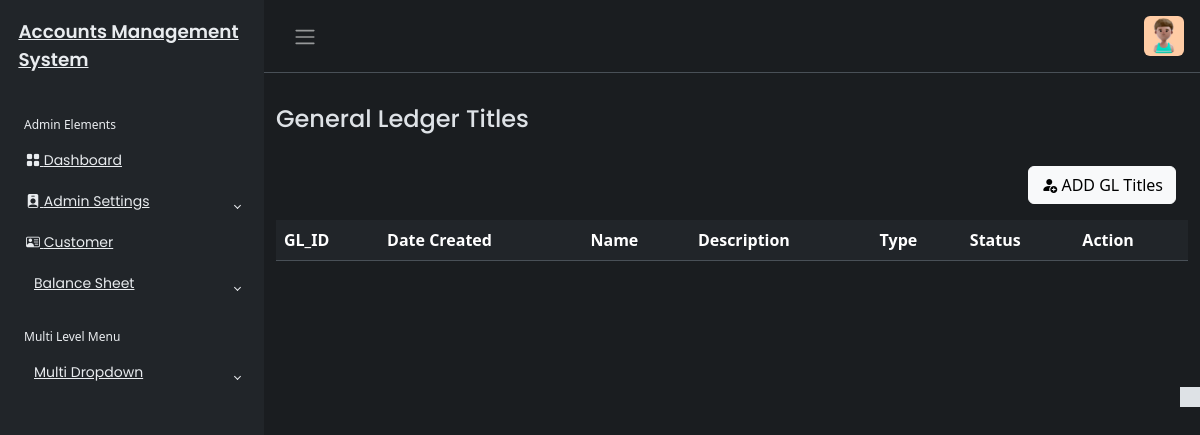
The page /General_Ledger/gl_title.php (signed in) on the database as committed earlier.
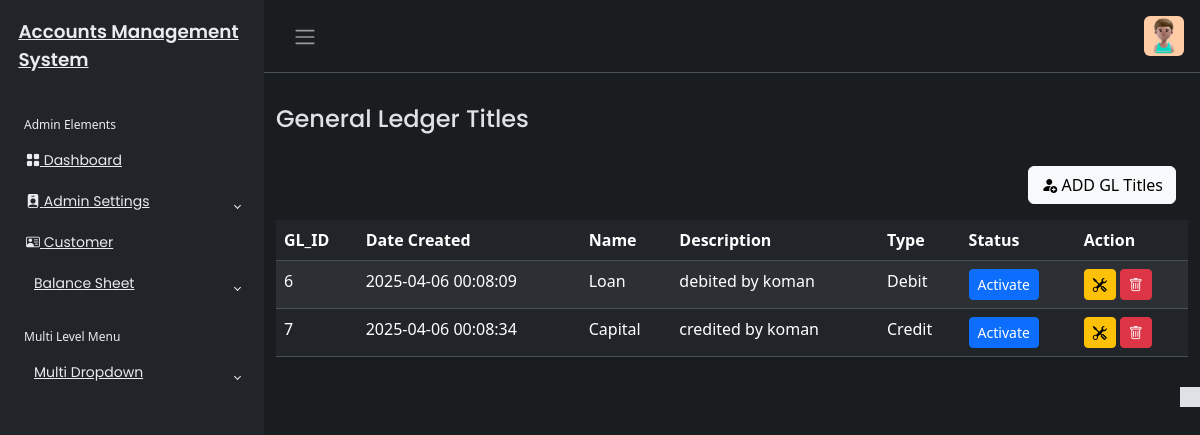
The same page on the database as committed later.
### tables this page shows
CREATE TABLE `gl_tbl` (
  `gl_id` int(200) NOT NULL,
  `gl_name` varchar(450) NOT NULL,
  `gl_descript` varchar(450) DEFAULT NULL,
  `gl_type` varchar(450) NOT NULL,
  `gl_status` varchar(450) DEFAULT NULL,
  `created_at` datetime NOT NULL DEFAULT current_timestamp(),
  `updated_at` datetime NOT NULL DEFAULT current_timestamp()
);

### General_Ledger/gl_title.php (the view, shortened to what this page needs)
<?php
include('../includes/header.php');
if(isset($_SESSION['userAuth'])&& $_SESSION['userAuth']!="")
{    include('../includes/sidebar.php');
?>
<main class="mt-3 pt-3">
    <div class="container-fluid">
        <div class="row">
            <div class="col-md-8">
                <h4>General Ledger Titles</h4>
            </div>
            <?php
            require_once('../config/dbcon.php');
            ?>
            <div class="mt-4 px-4">
                <button type="button" class="btn btn-light float-end" data-bs-toggle="modal" data-bs-target="#addGLModal">
                    <i class="bi bi-person-fill-add"></i>
                    ADD GL Titles
                </button>
        </div>
    </div>
    <?php
    try{
        $query = "SELECT * FROM gl_tbl ORDER BY gl_id";
        $stmt = $pdo->prepare($query);
        $stmt->execute();
        $result = $stmt->fetchAll(PDO::FETCH_ASSOC);
    } catch(PDOException $e) {
        echo "Error fetching records: " . $e->getMessage();
        $result=[];
    }
   ?>
   <div class="mt-3">
    <table id="example" class="table table-striped data-table" style="width:100%">
        <thead>
            <tr>
                <th>GL_ID</th>
                <th>Date Created</th>
				<th>Name</th>
				<th>Description</th>
				<th>Type</th>
				<th>Status</th>
				<th>Action</th>
            </tr>
            </thead>
            <tbody>
                <?php
                foreach($result as $row){?>
                <tr>
                    <td><?php echo $row['gl_id'];?></td>
                    <td><?php echo $row['created_at'];?></td>
                    <td><?php echo $row['gl_name'];?></td>
                    <td><?php echo $row['gl_descript'];?></td>
                    <td><?php echo $row['gl_type'];?></td>
                     <td>
                       <a href="toggle_gl.php?id=<?php echo $row['gl_id']; ?>"<button type="button" class="btn btn-primary btn-sm" data-toggle="button" aria-pressed="false" autocomplete="off">
                                            <?php echo ($row['gl_status'] == 'active') ? 'Inactive' : 'Activate'; ?>
                                        </a>
                    </td>
                    <td>
                        <button class="btn btn-warning btn-sm editGL" data-id="<?php echo $row['gl_id']; ?>" data-bs-toggle="modal" data-bs-target="#editGLModal"><i class="bi bi-tools"></i></button>
                        <button class="btn btn-danger btn-sm deleteGL" data-id="<?php echo $row['gl_id']; ?>" data-bs-toggle="modal" data-bs-target="#deleteGLModal"><i class="bi bi-trash"></i></button>
                    </td>
                    </tr>
                <?php } ?>
            </tbody>
    </table>
   </div>
</div>
</main>
<?php
include('../includes/footer.php');
}
else{
   echo '<script>
    alert("Not Authorised!");
    window.location.href = "../index.php";
    </script>';
}

### includes/header.php (shortened to what this page needs)
<!DOCTYPE html>
<html lang="en" data-bs-theme="dark">
<head>
    <link rel="stylesheet" href="https://cdn.jsdelivr.net/npm/bootstrap@5.3.0-alpha2/dist/css/bootstrap.min.css">
    <link rel="stylesheet" href="https://cdn.jsdelivr.net/npm/bootstrap-icons@1.11.3/font/bootstrap-icons.min.css">
    <link rel="stylesheet" href="../css/style.css">
    <link rel="stylesheet" href="../css/dataTables.bootstrap5.min.css">
    <link href="https://cdn.jsdelivr.net/npm/bootstrap@5.3.3/dist/css/bootstrap.min.css" rel="stylesheet">
</head>
<body>
    <div class="wrapper">
        <aside id="sidebar" class="js-sidebar">

### includes/sidebar.php (shortened to what this page needs)
    <div class="h-100">
        <div class="sidebar-logo">
            <a href="#">Accounts Management System</a>
        </div>
        <ul class="sidebar-nav">
            <li class="sidebar-header">
                Admin Elements
            </li>
            <li class="sidebar-item">
                <a href="../Dashboard/dashboard.php" class="sidebar-link">
                    <i class="bi bi-grid-fill"></i>
                    Dashboard
                </a>
            </li>
            <li class="sidebar-item">
                <a href="#" class="sidebar-link collapsed" data-bs-target="#pages1" data-bs-toggle="collapse"
                    aria-expanded="false"><i class="bi bi-person-badge-fill"></i>
                    Admin Settings
                </a>
            </li>
            <li class="sidebar-item">
                <a href="../Customer/customer.php" class="sidebar-link">
                   <i class="bi bi-person-vcard"></i>
                    Customer
                </a>
            </li>
            <li class="sidebar-item">
                <a href="#" class="sidebar-link collapsed" data-bs-target="#pages" data-bs-toggle="collapse"
                    aria-expanded="false"><i class="fa-solid fa-file-lines pe-2"></i>
                    Balance Sheet
                </a>
            </li>
            <li class="sidebar-header">
                Multi Level Menu
            </li>
            <li class="sidebar-item">
                <a href="#" class="sidebar-link collapsed" data-bs-target="#multi" data-bs-toggle="collapse"
                    aria-expanded="false"><i class="fa-solid fa-share-nodes pe-2"></i>
                    Multi Dropdown
                </a>
            </li>
        </ul>
    </div>
</aside>
<div class="main">
    <nav class="navbar navbar-expand px-3 border-bottom">
        <button class="btn" id="sidebar-toggle" type="button">
            <span class="navbar-toggler-icon"></span>
        </button>
        <div class="navbar-collapse navbar">
            <ul class="navbar-nav">
                <li class="nav-item dropdown">
                    <a href="#" data-bs-toggle="dropdown" class="nav-icon pe-md-0">
                        <img src="../Assets/profile.jpg" class="avatar img-fluid rounded" alt="">
                    </a>
                </li>
            </ul>
        </div>
    </nav>

### includes/theme.php (shortened to what this page needs)
<a href="#" class="theme-toggle">
                <i class="fa-regular fa-sun"></i>
            </a>

### includes/footer.php (shortened to what this page needs)
<?php
include('theme.php')
?>
</body>
</html>

### css/style.css (style rules this page uses)
body { font-family: "Poppins", sans-serif; font-size: 0.875rem; opacity: 1; overflow-y: scroll; margin: 0; }
a { cursor: pointer; text-decoration: none; font-family: "Poppins", sans-serif; }
li { list-style: none; }
h4 { font-family: "Poppins", sans-serif; font-size: 1.275rem; color: var(--bs-emphasis-color); }
.wrapper { align-items: stretch; display: flex; width: 100%; }
#sidebar { max-width: 264px; min-width: 264px; background: var(--bs-dark); transition: all 0.35s ease-in-out; }
.main { display: flex; flex-direction: column; min-height: 100vh; min-width: 0; overflow: hidden; transition: all 0.35s ease-in-out; width: 100%; background: var(--bs-dark-bg-subtle); }
.sidebar-logo { padding: 1.15rem; }
.sidebar-logo a { color: #e9ecef; font-size: 1.15rem; font-weight: 600; }
.sidebar-nav { list-style: none; margin-bottom: 0; padding-left: 0; margin-left: 0; }
.sidebar-header { color: #e9ecef; font-size: 0.75rem; padding: 1.5rem 1.5rem 0.375rem; }
a.sidebar-link { padding: 0.625rem 1.625rem; color: #e9ecef; position: relative; display: block; font-size: 0.875rem; }
.sidebar-link[data-bs-toggle="collapse"]::after { border: solid; border-width: 0 0.075rem 0.075rem 0; content: ""; display: inline-block; padding: 2px; position: absolute; right: 1.5rem; top: 1.4rem; transform: rotate(-135deg); transition: all 0.2s ease-out; }
.sidebar-link[data-bs-toggle="collapse"].collapsed::after { transform: rotate(45deg); transition: all 0.2s ease-out; }
.avatar { height: 40px; width: 40px; }
.navbar-expand .navbar-nav { margin-left: auto; }
.theme-toggle { position: fixed; top: 50%; transform: translateY(-65%); text-align: center; z-index: 10; right: 0; left: auto; border: none; background-color: var(--bs-body-color); }
html[data-bs-theme="dark"] .theme-toggle .fa-sun, html[data-bs-theme="light"] .theme-toggle .fa-moon { cursor: pointer; padding: 10px; display: block; font-size: 1.25rem; color: #fff; }

Rows that differ between the two databases and show on the page:
added gl_tbl: gl_id "6", created_at "2025-04-06 00:08:09", gl_name "Loan", gl_descript "debited by koman", gl_type "Debit", shows "Activate"
added gl_tbl: gl_id "7", created_at "2025-04-06 00:08:34", gl_name "Capital", gl_descript "credited by koman", gl_type "Credit", shows "Activate"
